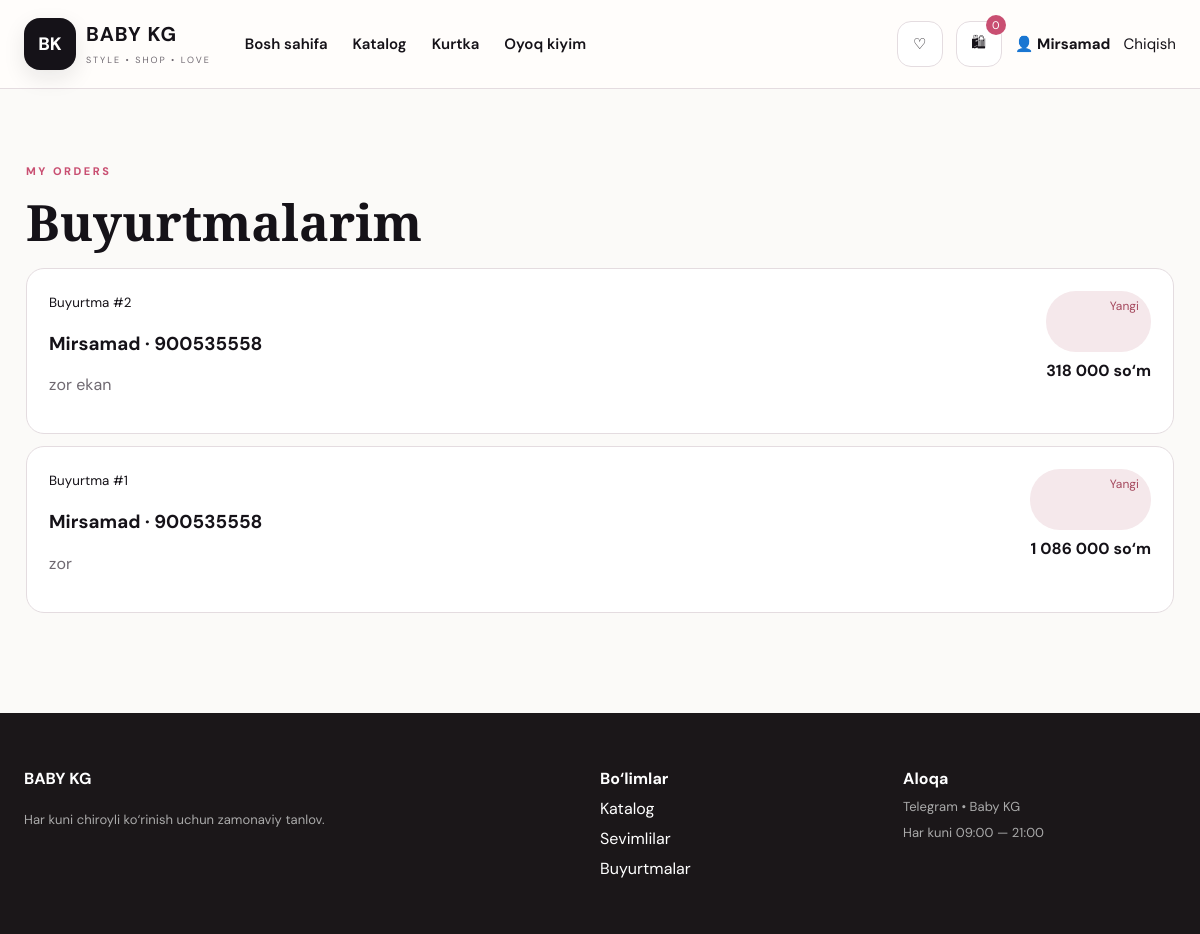
Page /orders (signed in) on the earlier database version.
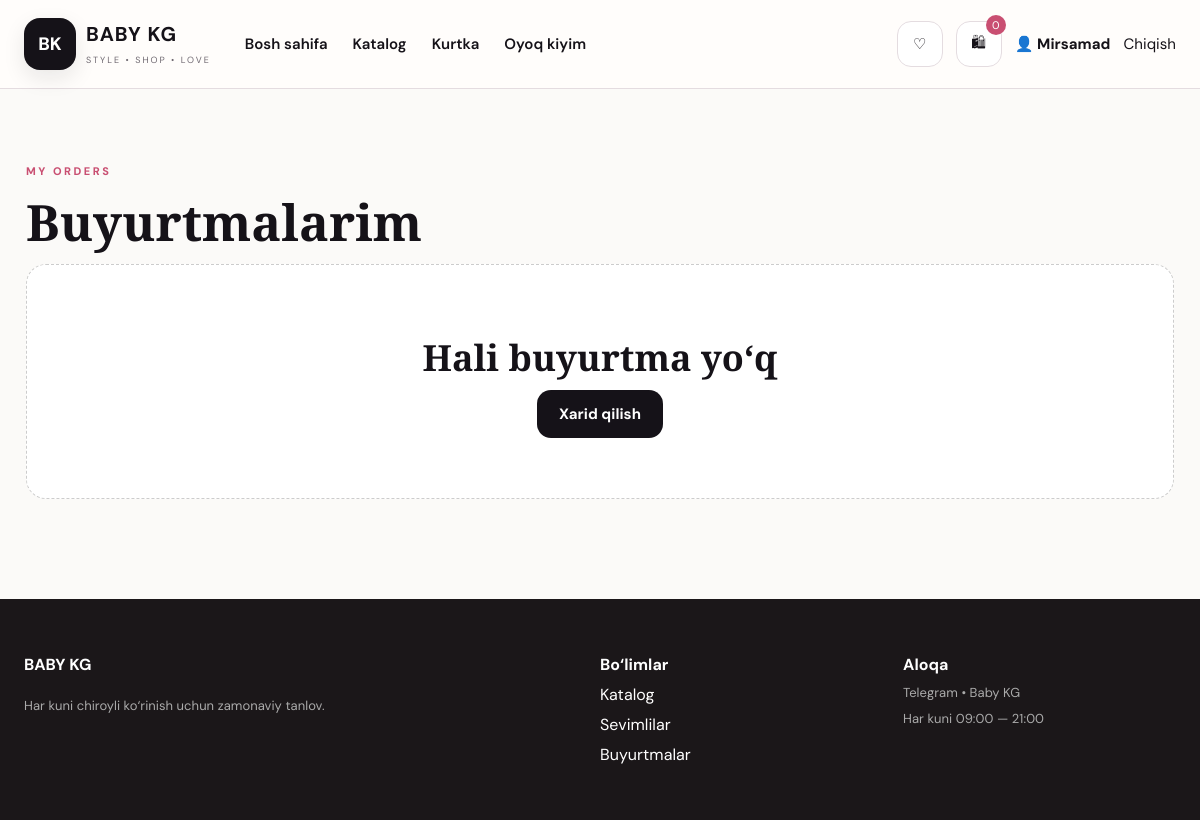
Same page on the later database version.
### tables this page shows
CREATE TABLE orders (
            id INTEGER PRIMARY KEY AUTOINCREMENT,
            user_id INTEGER,
            customer_name TEXT,
            phone TEXT,
            address TEXT,
            total INTEGER,
            status TEXT DEFAULT 'Yangi',
            created_at TEXT
        );

### app.py (the view)
@app.route("/orders")
@login_required
def orders():
    c = db()
    user_orders = c.execute(
        """
        SELECT *
        FROM orders
        WHERE user_id = ?
        ORDER BY id DESC
        """,
        (session["user"]["id"],),
    ).fetchall()
    c.close()
    return render_template(
        "orders.html",
        orders=user_orders,
    )

### app.py (called while the page is built, shortened)
def login_required(function):
    @wraps(function)
    def wrapper(*args, **kwargs):
        return function(*args, **kwargs)
    return wrapper

@app.context_processor
def ctx():
    cart = session.get("cart", {})
    wishlist_ids = []
    if session.get("user"):
        c = db()
        wishlist_ids = [
            row["product_id"]
            for row in c.execute(
                """
                SELECT product_id
                FROM wishlist
                WHERE user_id = ?
                """,
                (session["user"]["id"],),
            ).fetchall()
        ]
        c.close()
    return {
        "cart_count": sum(cart.values()),
        "cats": CATEGORIES,
        "user": session.get("user"),
        "wishlist_ids": wishlist_ids,
    }

### templates/orders.html
{% extends 'base.html' %}{% block title %}Buyurtmalar — Baby KG{% endblock %}{% block content %}<section class="section"><span class="eyebrow">MY ORDERS</span><h1>Buyurtmalarim</h1>{% for o in orders %}<article class="order"><div><small>Buyurtma #{{o.id}}</small><h3>{{o.customer_name}} · {{o.phone}}</h3><p>{{o.address}}</p></div><div><span class="status">{{o.status}}</span><b>{{'{:,}'.format(o.total).replace(',',' ')}} so‘m</b></div></article>{% else %}<div class="empty"><h2>Hali buyurtma yo‘q</h2><a class="btn" href="{{url_for('shop')}}">Xarid qilish</a></div>{% endfor %}</section>{% endblock %}

### templates/base.html (shortened to what this page needs)
<!doctype html><html lang="uz"><head><link rel="stylesheet" href="{{url_for('static',filename='css/style.css')}}"></head><body>
<header class="top"><div class="nav"><a class="brand" href="{% if request.endpoint in ['admin', 'admin_login'] %}{{url_for('admin')}}{% else %}{{url_for('home')}}{% endif %}"><span>BK</span><div><b>BABY KG</b><small>STYLE • SHOP • LOVE</small></div></a><nav><a href="{{url_for('home')}}">Bosh sahifa</a><a href="{{url_for('shop')}}">Katalog</a><a href="{{url_for('shop',category='Kurtka')}}">Kurtka</a><a href="{{url_for('shop',category='Oyoq kiyim')}}">Oyoq kiyim</a></nav><div class="nav-actions">{% if request.endpoint not in ['admin', 'admin_login'] %}<a class="icon-link" href="{{url_for('wishlist')}}" title="Sevimlilar">♡</a><a class="icon-link" href="{{url_for('cart')}}" title="Savatcha">🛍 <em class="cart-count">{{cart_count}}</em></a>{% endif %}{% if user and request.endpoint not in ['admin', 'admin_login'] %}<a class="user-pill" href="{{url_for('orders')}}">👤 {{user.name}}</a><a class="logout-link" href="{{url_for('logout')}}">Chiqish</a>{% elif request.endpoint not in ['admin', 'admin_login'] %}<a class="login-link" href="{{url_for('login')}}">Kirish</a><a class="btn small" href="{{url_for('register')}}">Akkaunt yaratish</a>{% endif %}</div></div></header>
{% with messages=get_flashed_messages(with_categories=true) %}{% for c,m in messages %}<div class="toast {{c}}">{{m}}</div>{% endfor %}{% endwith %}{% block content %}{% endblock %}
<footer><div><b>BABY KG</b><p>Har kuni chiroyli ko‘rinish uchun zamonaviy tanlov.</p></div><div><b>Bo‘limlar</b><a href="{{url_for('shop')}}">Katalog</a><a href="{{url_for('wishlist')}}">Sevimlilar</a><a href="{{url_for('orders')}}">Buyurtmalar</a></div><div><b>Aloqa</b><span>Telegram • Baby KG</span><span>Har kuni 09:00 — 21:00</span></div></footer><script src="{{url_for('static',filename='js/app.js')}}"></script></body></html>

### static/css/style.css (style rules this page uses)
:root { --ink:#18151a;--muted:#77717a;--cream:#f7f3ee;--pink:#f4dfe5;--accent:#d35f79;--line:#e8e1dc;--white:#fff }
* { box-sizing:border-box }
body { margin:0;background:#fbfaf8;color:var(--ink);font-family:'DM Sans',Arial,sans-serif }
a { color:inherit;text-decoration:none }
.top { position:sticky;top:0;z-index:20;background:#fffdfbf0;backdrop-filter:blur(14px);border-bottom:1px solid var(--line) }
.nav { max-width:1280px;margin:auto;min-height:78px;padding:0 24px;display:flex;align-items:center;gap:40px }
.brand { display:flex;align-items:center;gap:10px }
.brand>span { width:42px;height:42px;border-radius:13px;background:var(--ink);color:#fff;display:grid;place-items:center;font-weight:800 }
.brand b { display:block;font-size:18px;letter-spacing:1px }
.brand small { font-size:8px;letter-spacing:2px;color:var(--muted) }
nav { display:flex;gap:25px;flex:1 }
nav a { font-weight:600;font-size:14px }
.nav-actions { display:flex;align-items:center;gap:18px }
.nav-actions em { background:var(--accent);color:#fff;border-radius:50%;font-size:10px;padding:3px 6px;font-style:normal }
.user-pill { font-weight:700 }
.btn { display:inline-flex;justify-content:center;align-items:center;border:0;border-radius:14px;padding:13px 20px;background:var(--ink);color:#fff;font-weight:700;cursor:pointer }
.eyebrow { font-size:11px;letter-spacing:2.5px;font-weight:800;color:var(--accent) }
.section { max-width:1280px;margin:70px auto;padding:0 24px }
.section h1,.section h2 { font-family:'Playfair Display',serif }
.section h2 { font-size:36px;margin:8px 0 }
.section h1 { font-size:50px;margin:8px 0 }
.empty { text-align:center;background:#fff;border:1px dashed #ccc;border-radius:20px;padding:60px }
footer { margin-top:100px;background:#1b1719;color:#fff;padding:55px max(24px,calc((100% - 1232px)/2));display:grid;grid-template-columns:2fr 1fr 1fr;gap:30px }
footer div { display:grid;align-content:start;gap:9px }
footer p,footer span { color:#aaa;font-size:13px }
footer b { font-size:16px }
:root { --accent:#c94f72;--accent2:#8e3e58;--ink:#151218;--muted:#6e6870;--line:#e4dce0 }
body { font-size:16px;letter-spacing:.05px }
.nav { min-height:88px;gap:34px }
.brand>span { width:52px;height:52px;border-radius:16px;font-size:18px;box-shadow:0 8px 22px #15121818 }
.brand b { font-size:20px }
.brand small { font-size:9px }
.nav nav a,.nav-actions a { font-size:15px }
.nav-actions { gap:13px }
.icon-link { width:46px;height:46px;display:grid;place-items:center;border:1px solid var(--line);border-radius:14px;background:#fff;font-size:22px;position:relative }
.icon-link em { position:absolute;right:-5px;top:-7px;font-size:11px;min-width:20px;text-align:center }
.btn { min-height:48px;padding:13px 22px;font-size:15px }
.section { padding:0 26px }

Differences in the rows shown:
removed orders: id "2", customer_name "Mirsamad", phone "900535558", address "zor ekan", status "Yangi", total "318 000"
removed orders: id "1", customer_name "Mirsamad", phone "900535558", address "zor", status "Yangi", total "1 086 000"
Other differences:
text now shown: "Hali buyurtma yo‘q Xarid qilish"
